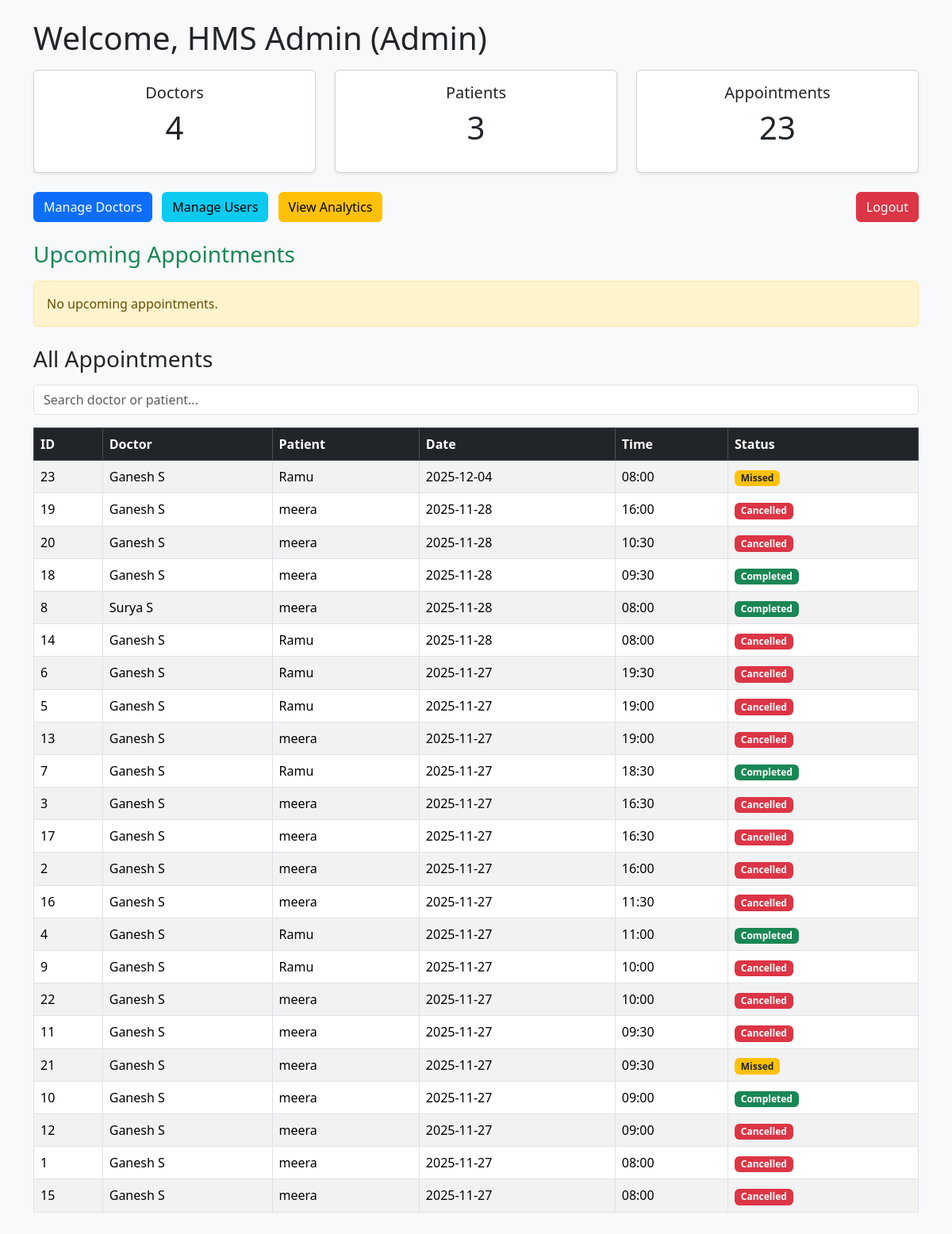
The page /admin/dashboard (signed in) on the database its author committed.
### app/models.py (models this page shows, shortened)
class User(UserMixin, db.Model):
    __tablename__ = 'users'
    id = db.Column(db.Integer, primary_key=True)
    role = db.Column(db.String(20), nullable=False)
    email = db.Column(db.String(120), unique=True, nullable=False)
    password_hash = db.Column(db.String(128), nullable=False)
    name = db.Column(db.String(120), nullable=False)
    phone = db.Column(db.String(20))
    department_id = db.Column(db.Integer, db.ForeignKey('departments.id'))  # NEW LINE
    created_at = db.Column(db.DateTime, default=datetime.utcnow)
    is_active = db.Column(db.Boolean, default=True)

class Appointment(db.Model):
    __tablename__ = 'appointments'
    id = db.Column(db.Integer, primary_key=True)
    patient_id = db.Column(db.Integer, db.ForeignKey('users.id'), nullable=False)
    doctor_id = db.Column(db.Integer, db.ForeignKey('users.id'), nullable=False)
    date = db.Column(db.Date, nullable=False)
    time = db.Column(db.Time, nullable=False)
    status = db.Column(db.String(20), default='Booked')
    created_at = db.Column(db.DateTime, default=datetime.utcnow)
    patient = db.relationship('User', foreign_keys=[patient_id], backref='patient_appointments')
    doctor = db.relationship('User', foreign_keys=[doctor_id], backref='doctor_appointments')
    treatment = db.relationship('Treatment', backref='appointment', uselist=False, cascade="all, delete")

### app/routes.py (the view)
    @app.route('/admin/dashboard')
    @login_required
    def admin_dashboard():
        if current_user.role != 'admin':
            flash('Unauthorized access!', 'danger')
            return redirect(url_for('login'))
        total_doctors = User.query.filter_by(role='doctor').count()
        total_patients = User.query.filter_by(role='patient').count()
        total_appointments = Appointment.query.count()
        appointments = Appointment.query.order_by(Appointment.date.desc(), Appointment.time.desc()).all()
        from datetime import date
        upcoming_appointments = Appointment.query \
            .filter(Appointment.date >= date.today()) \
            .filter(Appointment.status == 'Booked') \
            .order_by(Appointment.date.asc(), Appointment.time.asc()) \
            .all()
        return render_template(
            "admin_dashboard.html",
            user=current_user,
            total_doctors=total_doctors,
            total_patients=total_patients,
            total_appointments=total_appointments,
            appointments=appointments,
            upcoming_appointments=upcoming_appointments
        )

### app/__init__.py (called while the page is built)
def create_app():
    app = Flask(__name__, template_folder="templates")
    app.config['SQLALCHEMY_DATABASE_URI'] = 'sqlite:///hms.db'
    app.config['SQLALCHEMY_TRACK_MODIFICATIONS'] = False
    app.config['SECRET_KEY'] = 'dev-secret-change-this'
    db.init_app(app)
    login_manager.init_app(app)
    @login_manager.user_loader
    def load_user(user_id):
        return User.query.get(int(user_id))
    @app.route('/')
    def index():
        return render_template('index.html')
    from .routes import init_routes
    init_routes(app)
    return app

### app/templates/admin_dashboard.html (shortened to what this page needs)
<!DOCTYPE html>
<html>
<head>
  <link rel="stylesheet" href="https://cdn.jsdelivr.net/npm/bootstrap@5.3.2/dist/css/bootstrap.min.css">
</head>
<body class="bg-light">
<div class="container mt-4">
  <h1 class="mb-3">Welcome, {{ user.name }} (Admin)</h1>
  <div class="row mb-4">
    <div class="col-md-4">
      <div class="card text-center shadow-sm">
        <div class="card-body">
          <h5 class="card-title">Doctors</h5>
          <p class="display-6">{{ total_doctors }}</p>
        </div>
      </div>
    </div>
    <div class="col-md-4">
      <div class="card text-center shadow-sm">
        <div class="card-body">
          <h5 class="card-title">Patients</h5>
          <p class="display-6">{{ total_patients }}</p>
        </div>
      </div>
    </div>
    <div class="col-md-4">
      <div class="card text-center shadow-sm">
        <div class="card-body">
          <h5 class="card-title">Appointments</h5>
          <p class="display-6">{{ total_appointments }}</p>
        </div>
      </div>
    </div>
  </div>
  <div class="d-flex justify-content-between align-items-center mb-3">
    <div>
      <a href="{{ url_for('manage_doctors') }}" class="btn btn-primary me-2">Manage Doctors</a>
      <a href="{{ url_for('manage_users') }}" class="btn btn-info me-2">Manage Users</a>
      <a href="{{ url_for('admin_analytics') }}" class="btn btn-warning">View Analytics</a>
    </div>
    <div>
      <a href="{{ url_for('logout') }}" class="btn btn-danger">Logout</a>
    </div>
  </div>
  <h3 class="mt-4 mb-3 text-success">Upcoming Appointments</h3>
  {% if upcoming_appointments %}
  <div class="table-container mb-4">
    <table class="table table-bordered table-striped">
      <thead class="table-dark">
        <tr>
          <th>ID</th>
          <th>Doctor</th>
          <th>Patient</th>
          <th>Date</th>
          <th>Time</th>
          <th>Status</th>
          <th>Action</th>
        </tr>
      </thead>
      <tbody>
        {% for a in upcoming_appointments %}
        <tr>
          <td>{{ a.id }}</td>
          <td>{{ a.doctor.name }}</td>
          <td>{{ a.patient.name }}</td>
          <td>{{ a.date }}</td>
          <td>{{ a.time.strftime('%H:%M') }}</td>
          <td class="status-cell"
              data-date="{{ a.date }}"
              data-time="{{ a.time.strftime('%H:%M') }}"
              data-status="{{ a.status }}">
              <span class="badge bg-info text-dark">Booked</span>
          </td>
          <td>
            <a href="{{ url_for('admin_cancel_appointment', appointment_id=a.id) }}"
               class="btn btn-sm btn-danger"
               onclick="return confirm('Cancel this appointment?');">Cancel</a>
          </td>
        </tr>
        {% endfor %}
      </tbody>
    </table>
  </div>
  {% else %}
    <div class="alert alert-warning">No upcoming appointments.</div>
  {% endif %}
  <h3 class="mt-4 mb-3">All Appointments</h3>
  <input id="searchBox" class="form-control mb-3" type="text" placeholder="Search doctor or patient...">
  <div class="table-container">
      <table class="table table-bordered table-striped">
          <thead class="table-dark">
              <tr>
                  <th>ID</th>
                  <th>Doctor</th>
                  <th>Patient</th>
                  <th>Date</th>
                  <th>Time</th>
                  <th>Status</th>
              </tr>
          </thead>
          <tbody id="appointmentsTable">
              {% for a in appointments %}
              <tr>
                  <td>{{ a.id }}</td>
                  <td>{{ a.doctor.name }}</td>
                  <td>{{ a.patient.name }}</td>
                  <td>{{ a.date }}</td>
                  <td>{{ a.time.strftime('%H:%M') }}</td>
                  <td class="status-cell"
                      data-date="{{ a.date }}"
                      data-time="{{ a.time.strftime('%H:%M') }}"
                      data-status="{{ a.status }}">
                      {% if a.status == "Booked" %}
                        <span class="badge bg-info text-dark">Booked</span>
                      {% elif a.status == "Completed" %}
                        <span class="badge bg-success">Completed</span>
                      {% elif a.status == "Cancelled" %}
                        <span class="badge bg-danger">Cancelled</span>
                      {% else %}
                        <span class="badge bg-secondary">{{ a.status }}</span>
                      {% endif %}
                  </td>
              </tr>
              {% endfor %}
          </tbody>
      </table>
  </div>
</div>
</body>
</html>

### app/templates/admin_dashboard.html (style rules this page uses)
.table-container { max-height: 60vh; overflow-y: auto; padding-bottom: 10px; }
thead th { position: sticky; top: 0; background: #212529; color: white; z-index: 5; }

### rows shown on the page
User: name "HMS Admin"
Appointment: id "23", doctor.name "Ganesh S", patient.name "Ramu", date "2025-12-04", time "08:00"
Appointment: id "19", doctor.name "Ganesh S", patient.name "meera", date "2025-11-28", time "16:00", status "Cancelled"
Appointment: id "20", doctor.name "Ganesh S", patient.name "meera", date "2025-11-28", time "10:30", status "Cancelled"
Appointment: id "18", doctor.name "Ganesh S", patient.name "meera", date "2025-11-28", time "09:30", status "Completed"
Appointment: id "8", doctor.name "Surya S", patient.name "meera", date "2025-11-28", time "08:00", status "Completed"
Appointment: id "14", doctor.name "Ganesh S", patient.name "Ramu", date "2025-11-28", time "08:00", status "Cancelled"
Appointment: id "6", doctor.name "Ganesh S", patient.name "Ramu", date "2025-11-27", time "19:30", status "Cancelled"
Appointment: id "5", doctor.name "Ganesh S", patient.name "Ramu", date "2025-11-27", time "19:00", status "Cancelled"
Appointment: id "13", doctor.name "Ganesh S", patient.name "meera", date "2025-11-27", time "19:00", status "Cancelled"
Appointment: id "7", doctor.name "Ganesh S", patient.name "Ramu", date "2025-11-27", time "18:30", status "Completed"
Appointment: id "3", doctor.name "Ganesh S", patient.name "meera", date "2025-11-27", time "16:30", status "Cancelled"
Appointment: id "17", doctor.name "Ganesh S", patient.name "meera", date "2025-11-27", time "16:30", status "Cancelled"
Appointment: id "2", doctor.name "Ganesh S", patient.name "meera", date "2025-11-27", time "16:00", status "Cancelled"
Appointment: id "16", doctor.name "Ganesh S", patient.name "meera", date "2025-11-27", time "11:30", status "Cancelled"
Appointment: id "4", doctor.name "Ganesh S", patient.name "Ramu", date "2025-11-27", time "11:00", status "Completed"
Appointment: id "9", doctor.name "Ganesh S", patient.name "Ramu", date "2025-11-27", time "10:00", status "Cancelled"
Appointment: id "22", doctor.name "Ganesh S", patient.name "meera", date "2025-11-27", time "10:00", status "Cancelled"
Appointment: id "11", doctor.name "Ganesh S", patient.name "meera", date "2025-11-27", time "09:30", status "Cancelled"
Appointment: id "21", doctor.name "Ganesh S", patient.name "meera", date "2025-11-27", time "09:30"
Appointment: id "10", doctor.name "Ganesh S", patient.name "meera", date "2025-11-27", time "09:00", status "Completed"
Appointment: id "12", doctor.name "Ganesh S", patient.name "meera", date "2025-11-27", time "09:00", status "Cancelled"
Appointment: id "1", doctor.name "Ganesh S", patient.name "meera", date "2025-11-27", time "08:00", status "Cancelled"
Appointment: id "15", doctor.name "Ganesh S", patient.name "meera", date "2025-11-27", time "08:00", status "Cancelled"

### other values the page prints
{{ total_doctors }} "4"
{{ total_patients }} "3"
{{ total_appointments }} "23"
